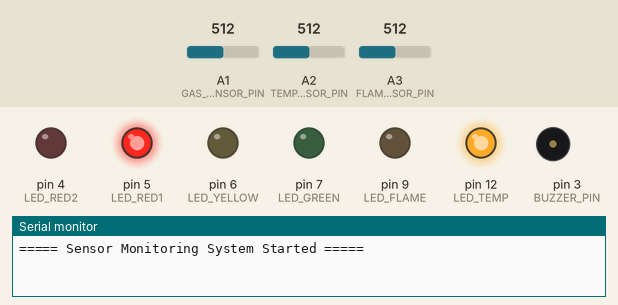
Recording of a sketch running on a simulated Arduino Uno, built with avr-gcc and run on an emulated ATmega328P. On the bench: output pins drawn as LEDs (lit = HIGH), buzzer (waves = sounding, pin HIGH), the last lines printed to the serial monitor. Inputs (shaded band) come from the test bench; at power-on: A2 (TEMP_SENSOR_PIN) = 512, A1 (GAS_SENSOR_PIN) = 512, A3 (FLAME_SENSOR_PIN) = 512.

Above: at 1.2 s.
1.3 s: A2 (TEMP_SENSOR_PIN) set to 85
4.8 s: A2 (TEMP_SENSOR_PIN) set to 77
At 8.0 s:
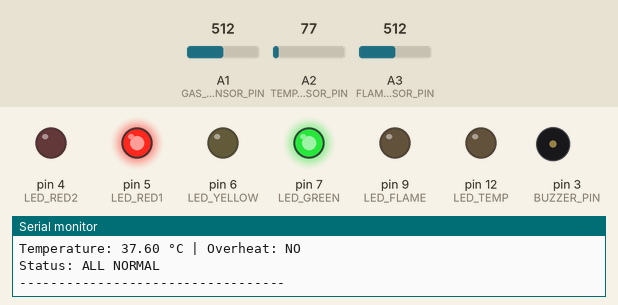
8.3 s: A1 (GAS_SENSOR_PIN) set to 611
10.3 s: A1 (GAS_SENSOR_PIN) set to 633
At 11.42 s:
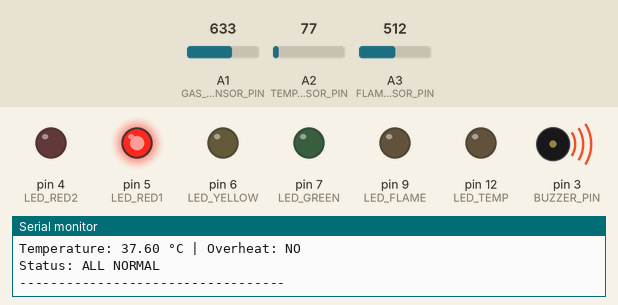
At 13.0 s:
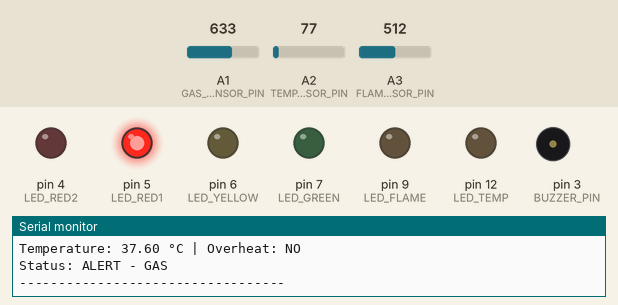
13.8 s: A3 (FLAME_SENSOR_PIN) set to 108
17.3 s: A3 (FLAME_SENSOR_PIN) set to 95
At 20.3 s:
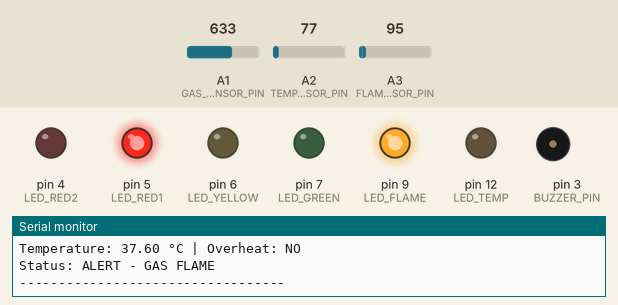
Timing chart, 0 to 21.8 s (numbered marks = the images above; inputs shaded):
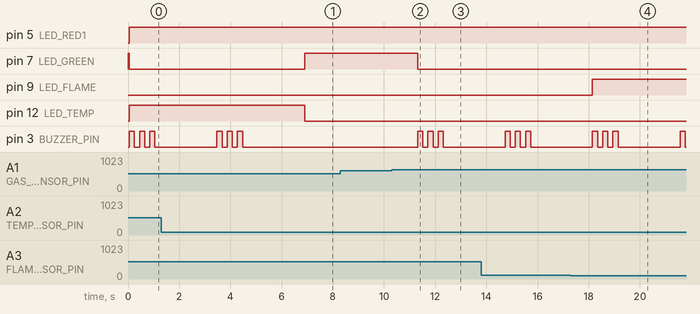

The sketch:

sensor_monitoring_system.ino
```cpp
const int GAS_SENSOR_PIN = A1;
const int FLAME_SENSOR_PIN = A3;
const int TEMP_SENSOR_PIN = A2;
const int LED_GREEN = 7;
const int LED_YELLOW = 6;
const int LED_RED1 = 5;
const int LED_RED2 = 4;
const int LED_FLAME = 9;
const int LED_TEMP = 12;
const int BUZZER_PIN = 3;

void setup() {
  pinMode(GAS_SENSOR_PIN, INPUT);
  pinMode(FLAME_SENSOR_PIN, INPUT);
  pinMode(TEMP_SENSOR_PIN, INPUT);
  pinMode(LED_GREEN, OUTPUT);
  pinMode(LED_YELLOW, OUTPUT);
  pinMode(LED_RED1, OUTPUT);
  pinMode(LED_RED2, OUTPUT);
  pinMode(LED_FLAME, OUTPUT);
  pinMode(LED_TEMP, OUTPUT);
  pinMode(BUZZER_PIN, OUTPUT);

  // Initialize all outputs to safe state
  digitalWrite(BUZZER_PIN, LOW);
  digitalWrite(LED_GREEN, HIGH);
  digitalWrite(LED_YELLOW, LOW);
  digitalWrite(LED_RED1, LOW);
  digitalWrite(LED_RED2, LOW);
  digitalWrite(LED_FLAME, LOW);
  digitalWrite(LED_TEMP, LOW);

  Serial.begin(9600);
  Serial.println("===== Sensor Monitoring System Started =====");
}

// Fixed gas level calculation
int computeGasLevel(int raw) {
  // Simple mapping from raw sensor value to percentage
  return map(raw, 0, 1023, 0, 100);
}

// Fixed gas hazard evaluation
bool evaluateGasHazard(int level) {
  // Hazard when gas level is high (above 60%)
  return level > 60;
}

// Fixed flame detection
bool interpretFlameSignal(int raw) {
  // Flame sensor typically gives LOW when flame detected
  // Adjust threshold based on your sensor
  return raw < 100;
}

// Fixed temperature calculation
float calculateTemperature(int pin) {
  // Read sensor multiple times for stability
  int sum = 0;
  for (int i = 0; i < 5; i++) {
    sum += analogRead(pin);
    delay(10);
  }
  int avgReading = sum / 5;

  // Convert to voltage (assuming 5V reference)
  float voltage = (avgReading / 1024.0) * 5.0;

  // For LM35: 10mV per degree Celsius
  // For TMP36: (voltage - 0.5) * 100
  // Adjust formula based on your temperature sensor
  float temperature = voltage * 100.0; // For LM35

  return temperature;
}

// Fixed overheat check
bool checkOverheat(float temp) {
  // Overheat when temperature is above 40°C
  return temp > 40.0;
}

// Fixed LED indicators
void updateIndicators(int gasLevel, bool gasHazard, bool flameDetected, bool tempHigh) {
  // Green LED: All normal (no hazards)
  digitalWrite(LED_GREEN, !gasHazard && !flameDetected && !tempHigh);

  // Yellow LED: Low gas levels (warning)
  digitalWrite(LED_YELLOW, gasLevel < 20 && !gasHazard);

  // Red LEDs: Gas hazard levels
  digitalWrite(LED_RED1, gasLevel >= 40 && gasLevel < 70);
  digitalWrite(LED_RED2, gasLevel >= 70);

  // Flame LED: Flame detected
  digitalWrite(LED_FLAME, flameDetected);

  // Temperature LED: High temperature
  digitalWrite(LED_TEMP, tempHigh);
}

// Fixed alarm trigger
void triggerAlarm(bool gasHazard, bool flameDetected, bool tempHigh) {
  if (gasHazard || flameDetected || tempHigh) {
    // Sound alarm with beeping pattern
    for (int i = 0; i < 3; i++) {
      digitalWrite(BUZZER_PIN, HIGH);
      delay(200);
      digitalWrite(BUZZER_PIN, LOW);
      delay(200);
    }
  } else {
    // No alarm needed
    digitalWrite(BUZZER_PIN, LOW);
  }
}

// Fixed logging with correct status
void logStatus(int gasRaw, int gasLevel, int flameRaw, float temp, bool gasHazard, bool flameDetected, bool tempHigh) {
  Serial.println("-------- SENSOR READINGS --------");
  Serial.print("Raw MQ2 Value: ");
  Serial.print(gasRaw);
  Serial.print(" | Gas Concentration: ");
  Serial.print(gasLevel);
  Serial.println("%");

  Serial.print("Raw Flame Value: ");
  Serial.print(flameRaw);
  Serial.print(" | Flame Detected: ");
  Serial.println(flameDetected ? "YES" : "NO");

  Serial.print("Temperature: ");
  Serial.print(temp);
  Serial.print(" °C | Overheat: ");
  Serial.println(tempHigh ? "YES" : "NO");

  Serial.print("Status: ");
  if (!gasHazard && !flameDetected && !tempHigh) {
    Serial.println("ALL NORMAL");
  } else {
    Serial.print("ALERT - ");
    if (gasHazard) Serial.print("GAS ");
    if (flameDetected) Serial.print("FLAME ");
    if (tempHigh) Serial.print("TEMPERATURE ");
    Serial.println();
  }
  Serial.println("----------------------------------\n");
}

void loop() {
  // Read all sensors
  int gasRaw = analogRead(GAS_SENSOR_PIN);
  int gasLevel = computeGasLevel(gasRaw);
  bool gasHazard = evaluateGasHazard(gasLevel);

  int flameRaw = analogRead(FLAME_SENSOR_PIN);
  bool flameDetected = interpretFlameSignal(flameRaw);

  float temperature = calculateTemperature(TEMP_SENSOR_PIN);
  bool tempHigh = checkOverheat(temperature);

  // Update system state
  updateIndicators(gasLevel, gasHazard, flameDetected, tempHigh);
  triggerAlarm(gasHazard, flameDetected, tempHigh);
  logStatus(gasRaw, gasLevel, flameRaw, temperature, gasHazard, flameDetected, tempHigh);

  delay(2000); // Reduced delay for more responsive monitoring
}
```

Measured:
- the behaviour switches between 82 and 81 on A2 (TEMP_SENSOR_PIN) (found by bisection; images 0 and 1)
- the behaviour switches between 624 and 625 on A1 (GAS_SENSOR_PIN) (found by bisection; images 1 and 2)
- the behaviour switches between 100 and 99 on A3 (FLAME_SENSOR_PIN) (found by bisection; images 3 and 4)
- after the input at 4.8 s, pin 7 (LED_GREEN): LOW → HIGH after 2.1 s; pin 12 (LED_TEMP): HIGH → LOW after 2.1 s; pin 3 (BUZZER_PIN): stops changing and stays LOW
- after the input at 10.3 s, pin 7 (LED_GREEN): HIGH → LOW after 1.0 s; pin 3 (BUZZER_PIN): alternates HIGH for 0.20 s and LOW for 0.20 s, 6 changes in all, then stays LOW, starting after 1.0 s
- after the input at 17.3 s, pin 9 (LED_FLAME): LOW → HIGH after 0.85 s
